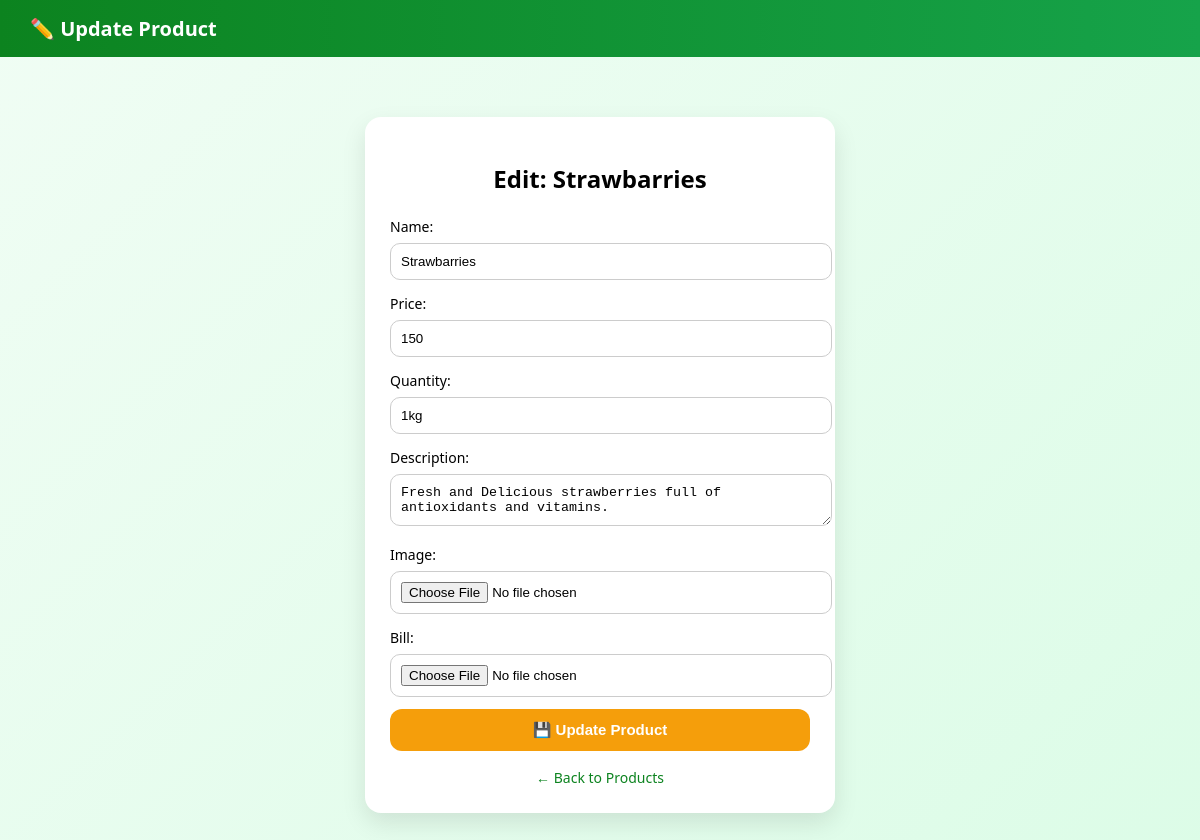
Screenshot of /update/2/ (signed in) with the database file from the repository.
### products/models.py (models this page shows)
class products(models.Model):
    name = models.CharField(max_length=50,unique=True)
    price = models.IntegerField()
    quantity = models.CharField(max_length=50)
    description = models.TextField()
    image = models.ImageField(upload_to='media/images')
    bill = models.FileField(upload_to='bill/',null=True,blank=True)
    register_at = models.DateTimeField(auto_now_add=True)

### products/views.py (the view)
# urls.py: path('update/<int:id>/',views.update_product,name='update'),
@login_required
def update_product(request,id):
    obj=products.objects.get(id=id)
    try:
        if request.method == "POST":
            obj.name = request.POST.get('name')
            obj.price = request.POST.get('price')
            obj.quantity = request.POST.get('quantity')
            obj.description = request.POST.get('description')
            bill = request.FILES.get('bill')
            if bill:
             obj.bill = bill
            image = request.FILES.get('image')
            if image:
             obj.image = image
            obj.save()
            return redirect('Home')
    except Exception as e:
         print("error:" ,e)
    return render(request,'update.html',{'products': obj})

### Template/update.html (shortened to what this page needs)
<!DOCTYPE html>
<html>
<head>
</head>
<body>
<div class="navbar">
    ✏️ Update Product
</div>
<div class="container">
    <h2>Edit: {{products.name}}</h2>
    <form method="POST" enctype="multipart/form-data">
        <label>Name:</label>
        <input type="text" name="name" value="{{products.name}}" required>
        <label>Price:</label>
        <input type="number" name="price" value="{{products.price}}">
        <label>Quantity:</label>
        <input type="text" name="quantity" value="{{products.quantity}}">
        <label>Description:</label>
        <textarea name="description">{{products.description}}</textarea>
        <label>Image:</label>
        <input type="file" name="image">
        <label>Bill:</label>
        <input type="file" name="bill">
        <button type="submit">💾 Update Product</button>
    </form>
    <div class="back">
        <a href="/">← Back to Products</a>
    </div>
</div>
</body>
</html>

### Template/update.html (style rules this page uses)
body { font-family: 'Segoe UI', sans-serif; background: linear-gradient(135deg, #f0fdf4, #dcfce7); margin: 0; }
.navbar { background: linear-gradient(90deg, #0c831f, #16a34a); padding: 15px 30px; color: white; font-size: 20px; font-weight: bold; }
.container { width: 420px; margin: 60px auto; padding: 25px; background: white; border-radius: 16px; box-shadow: 0 10px 25px rgba(0,0,0,0.1); animation: fadeIn 0.4s ease; }
h2 { text-align: center; margin-bottom: 20px; }
label { font-size: 14px; font-weight: 500; }
input, textarea { width: 100%; padding: 10px; margin: 6px 0 12px; border-radius: 10px; border: 1px solid #ccc; outline: none; transition: 0.2s; }
button { width: 100%; padding: 12px; background: #f59e0b; color: white; border: none; border-radius: 12px; font-size: 15px; font-weight: bold; cursor: pointer; transition: 0.2s; }
.back { text-align: center; margin-top: 15px; }
.back a { text-decoration: none; color: #0c831f; font-size: 14px; }

### rows the page displays
products: name "Strawbarries", price "150", quantity "1kg", description "Fresh and Delicious strawberries full of antioxidants and vitamins."
